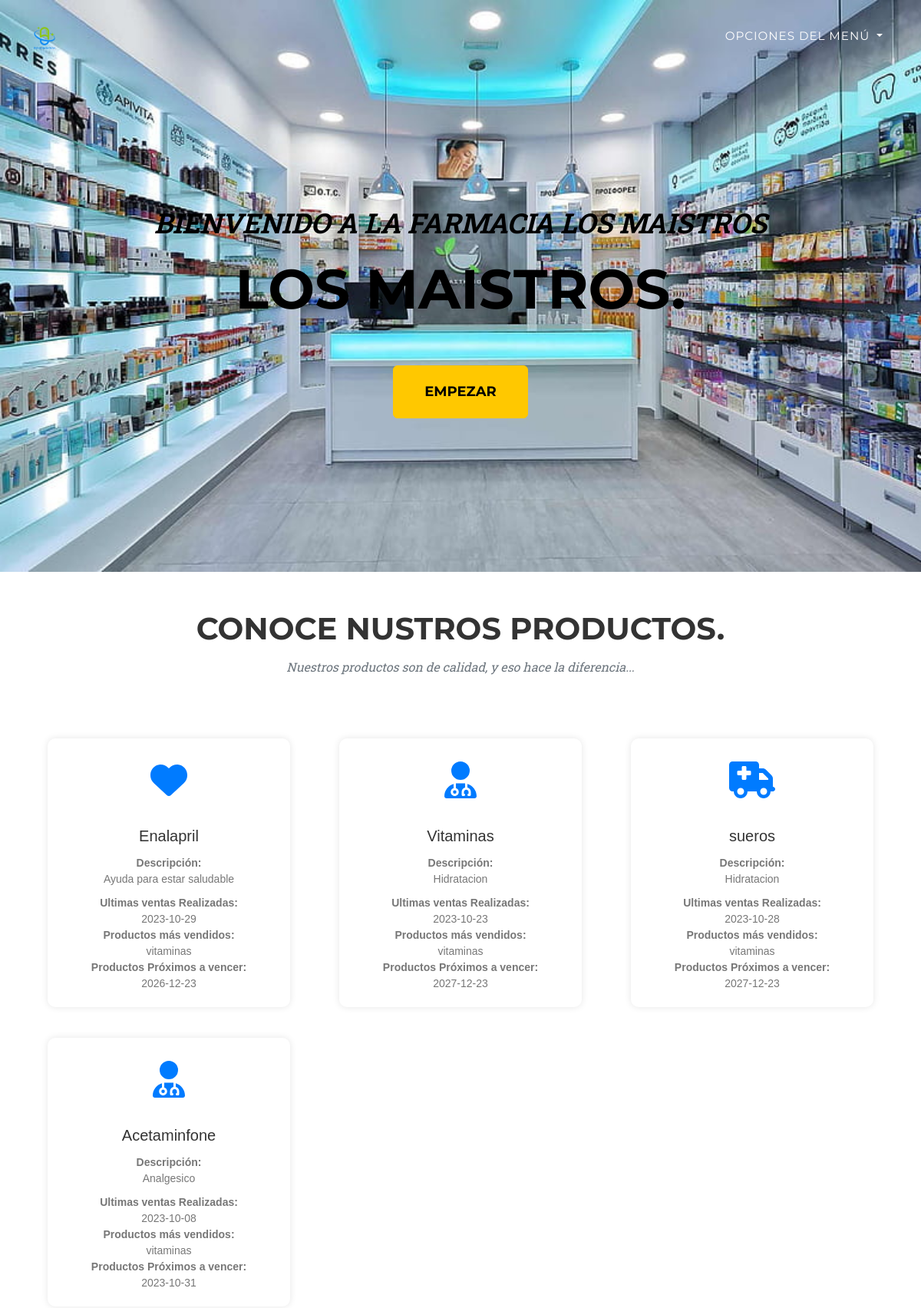
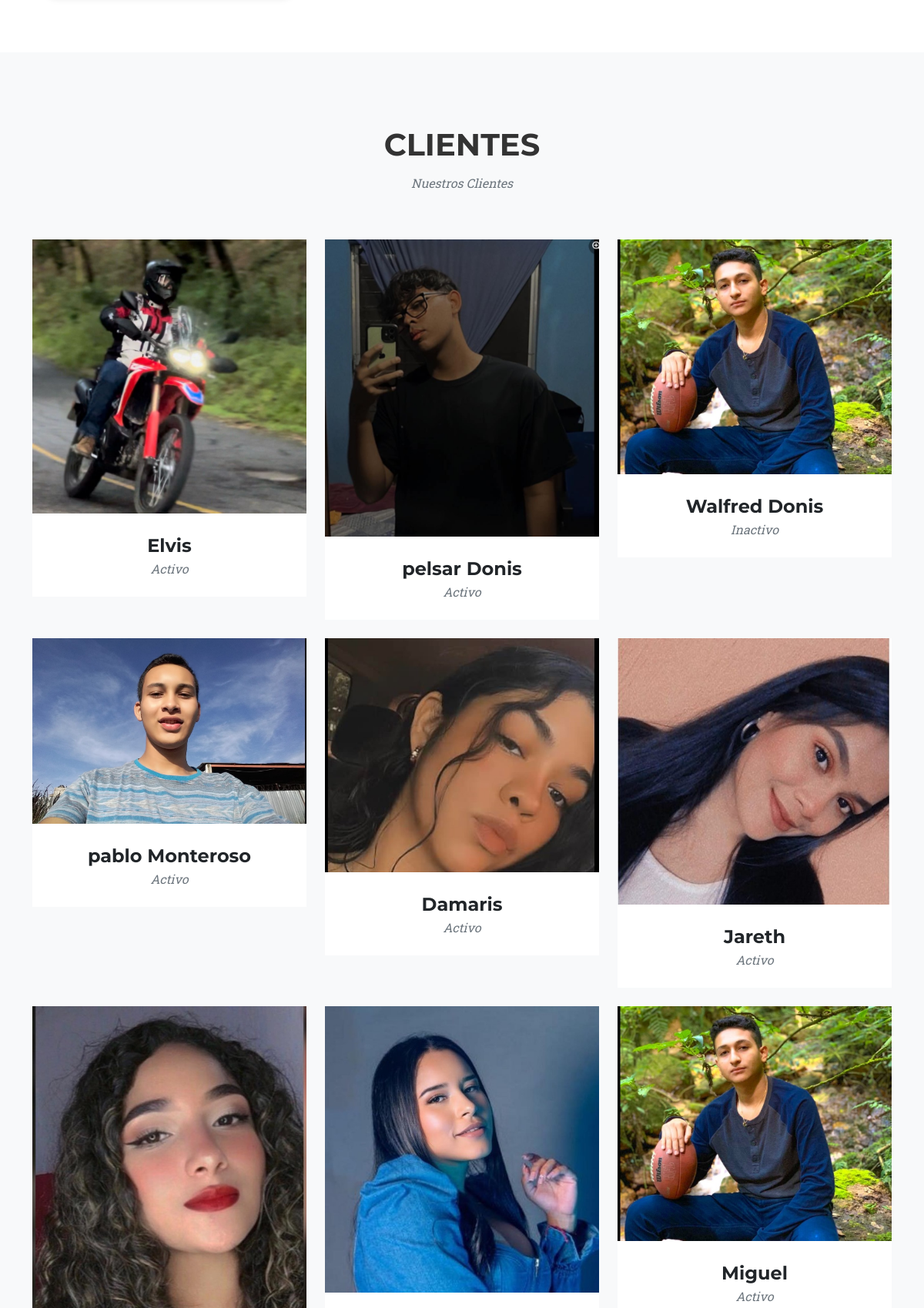
/DesarrolloWeb_ProyectoFinal_GRUPO/Practica/index.php (upper part), run on the app's committed database (2 pictures, top to bottom).
### tables this page shows
CREATE TABLE IF NOT EXISTS `tbl_configuraciones` (
  `ID` int NOT NULL AUTO_INCREMENT,
  `nombreconfiguracion` varchar(255) NOT NULL,
  `valor` varchar(255) NOT NULL,
  PRIMARY KEY (`ID`)
);

CREATE TABLE IF NOT EXISTS `productos` (
  `ID` int NOT NULL AUTO_INCREMENT,
  `icono` varchar(255) NOT NULL,
  `nombre` varchar(255) NOT NULL,
  `descripcion` varchar(255) NOT NULL,
  `ultimas_ventas_realizas` varchar(255) NOT NULL,
  `productomas_vendidos` varchar(255) NOT NULL,
  `productosProximos_vencer` varchar(255) NOT NULL,
  PRIMARY KEY (`ID`)
);

CREATE TABLE IF NOT EXISTS `clientes` (
  `ID` int NOT NULL AUTO_INCREMENT,
  `nombre` varchar(255) NOT NULL,
  `estado` varchar(255) NOT NULL,
  `imagen` varchar(255) NOT NULL,
  `direccion` varchar(255) NOT NULL,
  `nit` int NOT NULL,
  `telefono` int NOT NULL,
  `fecha_ingreso` varchar(255) NOT NULL,
  `fecha_baja` varchar(255) NOT NULL,
  `tipo_cliente` varchar(255) NOT NULL,
  PRIMARY KEY (`ID`)
);

### DesarrolloWeb_ProyectoFinal_GRUPO/Practica/index.php (the view, shortened to what this page needs)
<?php
include("admin/bd.php");
$sentencia=$conexion->prepare("SELECT * FROM `productos`" );
$sentencia->execute();
$lista_servicios=$sentencia->fetchAll(PDO::FETCH_ASSOC);
$sentencia=$conexion->prepare("SELECT * FROM `Clientes`" );
$sentencia->execute();
$lista_clientes=$sentencia->fetchAll(PDO::FETCH_ASSOC);
$sentencia=$conexion->prepare("SELECT * FROM `tbl_configuraciones`" );
$sentencia->execute();
$lista_configuraciones=$sentencia->fetchAll(PDO::FETCH_ASSOC);
?>
<!DOCTYPE html>
<html lang="en">
    <head>
        <link href="css/styles.css" rel="stylesheet" />
    </head>
    <body id="page-top">
        <nav class="navbar navbar-expand-lg navbar-dark fixed-top" id="mainNav">
    <div class="container">
        <a class="navbar-brand" href="#page-top"><img src="assets/img/logoFarmacia.png" alt="..." /></a>
        <div class="collapse navbar-collapse" id="navbarResponsive">
            <ul class="navbar-nav text-uppercase ms-auto py-4 py-lg-0">
                <li class="nav-item dropdown">
                    <a class="nav-link dropdown-toggle" href="#" id="navbarDropdownMenuLink" role="button" data-bs-toggle="dropdown" aria-haspopup="true" aria-expanded="false">
                        Opciones del Menú
                    </a>
                </li>
            </ul>
        </div>
    </div>
</nav>
        <header class="masthead">
        <div class="container">
    <div class="masthead-subheading" style="font-weight: bold; color: black;"><?php echo $lista_configuraciones[0]['valor']; ?></div>
    <div class="masthead-heading text-uppercase" style="font-weight: bold; color: black;"><?php echo $lista_configuraciones[1]['valor']; ?></div>
    <a class="btn btn-primary btn-xl text-uppercase" href="<?php echo $lista_configuraciones[3]['valor']; ?>" style="font-weight: bold; color: black;"><?php echo $lista_configuraciones[2]['valor']; ?></a>
</div>
        </header>
<!DOCTYPE html>
<html lang="en">
<head>
</head>
<body>
    <section class="page-section" id="Productos">
        <div class="container">
            <div class="text-center">
                <h2 class="section-heading text-uppercase"><?php echo $lista_configuraciones[4]['valor']; ?></h2>
                <h3 class="section-subheading text-muted"><?php echo $lista_configuraciones[5]['valor']; ?></h3>
            </div>
            <div class="row">
                <?php foreach ($lista_servicios as $registros) { ?>
                    <div class="col-md-4">
                        <div class="Productos-item">
                            <div class="Productos-icon">
                                <i class="fas <?php echo $registros["icono"]; ?>"></i>
                            </div>
                            <div class="Productos-title"><?php echo $registros["nombre"]; ?></div>
                            <div class="Productos-description">
                                <strong>Descripción:</strong><br>
                                <?php echo $registros["descripcion"]; ?>
                            </div>
                            <div class="Productos-stats">
                                <strong>Ultimas ventas Realizadas:</strong><br>
                                <?php echo $registros["ultimas_ventas_realizas"]; ?>
                            </div>
                            <div class="Productos-stats">
                                <strong>Productos más vendidos:</strong><br>
                                <?php echo $registros["productomas_vendidos"]; ?>
                            </div>
                            <div class="Productos-stats">
                                <strong>Productos Próximos a vencer:</strong><br>
                                <?php echo $registros["productosProximos_vencer"]; ?>
                            </div>
                        </div>
                    </div>
                <?php } ?>
            </div>
        </div>
    </section>
</body>
</html>
        <section class="page-section bg-light" id="portfolio">
            <div class="container">
                <div class="text-center">
                    <h2 class="section-heading text-uppercase"><?php echo $lista_configuraciones[6]['valor']; ?></h2>
                    <h3 class="section-subheading text-muted"><?php echo $lista_configuraciones[7]['valor']; ?></h3>
                </div>
                <div class="row">
                <?php foreach ($lista_clientes as $registros) { ?>
                    <div class="col-lg-4 col-sm-6 mb-4">
                        <div class="portfolio-item">
                            <a class="portfolio-link" data-bs-toggle="modal" href="#portfolioModal<?php echo $registros["ID"]; ?>">
                                <img class="img-fluid" src="assets/img/portfolio/<?php echo $registros["imagen"]; ?>" alt="..." />
                            </a>
                            <div class="portfolio-caption">
                                <div class="portfolio-caption-heading"><?php echo $registros["nombre"]; ?></div>
                                <div class="portfolio-caption-subheading text-muted"><?php echo $registros["estado"]; ?></div>
                            </div>
                        </div>
                    </div>
        <?php } ?>
                </div>
            </div>
        </section>
        <!DOCTYPE html>
<html lang="en">
<head>
</head>
<body>
</body>
</html>
    </body>
</html>

### DesarrolloWeb_ProyectoFinal_GRUPO/Practica/index.php (style rules this page uses)
body { font-family: Arial, sans-serif; background-color: #f2f2f2; margin: 0; padding: 0; }
#Productos { background-color: #fff; padding: 50px 0; }
.section-heading { font-size: 24px; color: #333; margin-bottom: 20px; }
.section-subheading { font-size: 18px; color: #777; }
.Productos-item { background-color: #fff; border-radius: 10px; box-shadow: 0 0 10px rgba(0, 0, 0, 0.1); padding: 20px; margin: 20px; text-align: center; }
.Productos-icon { font-size: 48px; color: #007BFF; margin-bottom: 20px; }
.Productos-title { font-size: 20px; color: #333; margin-bottom: 10px; }
.Productos-description { font-size: 14px; color: #777; margin-bottom: 10px; }
.Productos-stats { font-size: 14px; color: #777; }

### data on the page
tbl_configuraciones: valor "BIENVENIDO A LA FARMACIA LOS MAISTROS"
tbl_configuraciones: valor "LOS MAISTROS."
tbl_configuraciones: valor "EMPEZAR"
tbl_configuraciones: valor "CONOCE NUSTROS PRODUCTOS."
tbl_configuraciones: valor "Nuestros productos son de calidad, y eso hace la diferencia..."
productos: nombre "Enalapril", descripcion "Ayuda para estar saludable", ultimas_ventas_realizas "2023-10-29", productomas_vendidos "vitaminas", productosProximos_vencer "2026-12-23"
productos: nombre "Vitaminas", descripcion "Hidratacion", ultimas_ventas_realizas "2023-10-23", productomas_vendidos "vitaminas", productosProximos_vencer "2027-12-23"
productos: nombre "sueros", descripcion "Hidratacion", ultimas_ventas_realizas "2023-10-28", productomas_vendidos "vitaminas", productosProximos_vencer "2027-12-23"
productos: nombre "Acetaminfone", descripcion "Analgesico", ultimas_ventas_realizas "2023-10-08", productomas_vendidos "vitaminas", productosProximos_vencer "2023-10-31"
tbl_configuraciones: valor "CLIENTES"
tbl_configuraciones: valor "Nuestros Clientes"
clientes: imagen (picture), nombre "Elvis", estado "Activo"
clientes: imagen (picture), nombre "pelsar Donis", estado "Activo"
clientes: imagen (picture), nombre "Walfred Donis", estado "Inactivo"
clientes: imagen (picture), nombre "pablo Monteroso", estado "Activo"
clientes: imagen (picture), nombre "Damaris", estado "Activo"
clientes: imagen (picture), nombre "Jareth", estado "Activo"
clientes: imagen (picture)
clientes: imagen (picture)
clientes: imagen (picture), nombre "Miguel", estado "Activo"
